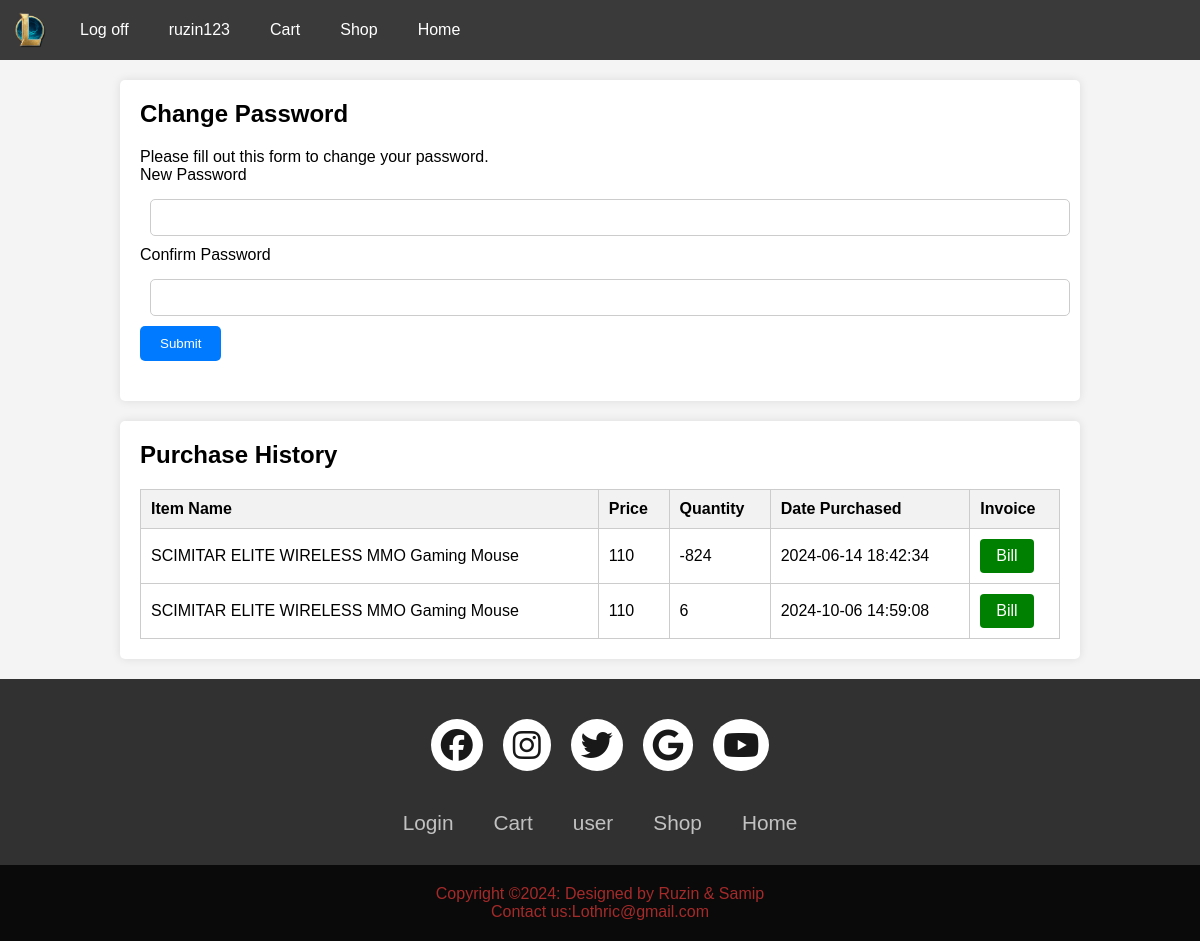
The app's page /user_page.php (signed in) with its own data.
### tables this page shows
CREATE TABLE `purchases` (
  `id` int(11) NOT NULL,
  `username` varchar(1000) NOT NULL,
  `itemname` varchar(1000) NOT NULL,
  `photo` varchar(10000) NOT NULL,
  `price` int(11) NOT NULL,
  `quantity` int(11) NOT NULL,
  `Date` datetime NOT NULL DEFAULT current_timestamp()
);

### user_page.php (the view, shortened to what this page needs)
<?php
include "hnf.php";
include "dbConnect.php";
$username = $_SESSION['username'];
$sql = "SELECT * FROM purchases WHERE username = ?";
if ($stmt = $con->prepare($sql)) {
    $stmt->bind_param("s", $username);
    $stmt->execute();
    $result = $stmt->get_result();
}
?>
<!DOCTYPE html>
<html lang="en">
<head>
    <link rel="stylesheet" href="userpage.css">
</head>
<body>
    <div class="wrapper">
        <h2>Change Password</h2>
        <p>Please fill out this form to change your password.</p>
        <form action="newpass.php" method="post">
            <div class="form-group">
                <label>New Password</label>
                <input type="password" name="new_password" class="form-control">
                <label>Confirm Password</label>
                <input type="password" name="confirm_password" class="form-control"></br>
                <input type="submit" class="btn btn-primary" value="Submit">
            </div>
        </form>
    </div>
    <div class="wrapper">
        <h2>Purchase History</h2>
        <table class="table">
            <thead>
                <tr>
                    <th>Item Name</th>
                    <th>Price</th>
                    <th>Quantity</th>
                    <th>Date Purchased</th>
                    <th>Invoice</th>
                </tr>
            </thead>
            <tbody>
                <?php
                while ($row = $result->fetch_assoc()) {
                    $id = $row['id'];
                    echo "<tr>";
                    echo "<td>" . $row['itemname'] . "</td>";
                    echo "<td>" . $row['price'] . "</td>";
                    echo "<td>" . $row['quantity'] . "</td>";
                    echo "<td>" . $row['Date'] . "</td>";
                    echo "<td><a class='btn btn-green' href='Bill.php?id=$id';>Bill</a></td>";
                    echo "</tr>";
                }
                ?>
            </tbody>
        </table>
    </div>
    <?php
    include "f.php";
    ?>
</body>
</html>

### hnf.css (style rules this page uses)
body { margin: 0; padding: 0; font-family: Arial, sans-serif; }

### userpage.css (style rules this page uses)
* { margin: 0; padding: 0; box-sizing: border-box; }
body { font-family: Arial, sans-serif; background-color: #f4f4f4; }
.wrapper { width: 80%; margin: 20px auto; padding: 20px; background-color: #fff; border-radius: 5px; box-shadow: 0 0 10px rgba(0, 0, 0, 0.1); }
h2 { margin-bottom: 20px; }
.form-group { margin-bottom: 20px; }
.form-group label { display: block; margin-bottom: 5px; }
.form-control { width: 100%; padding: 10px; border: 1px solid #ccc; border-radius: 5px; }
.btn { padding: 10px 20px; border: none; border-radius: 5px; cursor: pointer; }
.btn-primary { background-color: #007bff; color: #fff; }
.table { width: 100%; border-collapse: collapse; margin-top: 20px; }
.table th, .table td { border: 1px solid #ccc; padding: 10px; text-align: left; }
.table th { background-color: #f2f2f2; }
.btn-green { background-color: green; color: white; padding: 8px 16px; text-align: center; text-decoration: none; display: inline-block; border-radius: 4px; }

### user_page.php (style rules this page uses)
* { margin: 0; padding: 0; box-sizing: border-box; }
body { font-family: Arial, sans-serif; background-color: #f4f4f4; }
.wrapper { width: 80%; margin: 20px auto; padding: 20px; background-color: #fff; border-radius: 5px; box-shadow: 0 0 10px rgba(0, 0, 0, 0.1); }
h2 { margin-bottom: 20px; }
.form-group { margin-bottom: 20px; }
.form-group label { display: block; margin-bottom: 5px; }
.form-control { width: 100%; padding: 10px; margin: 10px; border: 1px solid #ccc; border-radius: 5px; }
.btn { padding: 10px 20px; border: none; border-radius: 5px; cursor: pointer; }
.btn-primary { background-color: #007bff; color: #fff; }
.table { width: 100%; border-collapse: collapse; margin-top: 20px; }
.table th, .table td { border: 1px solid #ccc; padding: 10px; text-align: left; }
.table th { background-color: #f2f2f2; }
.btn-green { background-color: green; color: white; padding: 8px 16px; text-align: center; text-decoration: none; display: inline-block; border-radius: 4px; }

### records on screen
purchases: itemname "SCIMITAR ELITE WIRELESS MMO Gaming Mouse", price "110", quantity "-824", Date "2024-06-14 18:42:34"
purchases: itemname "SCIMITAR ELITE WIRELESS MMO Gaming Mouse", price "110", quantity "6", Date "2024-10-06 14:59:08"

### other values on screen
$_SESSION['username'] "ruzin123"
